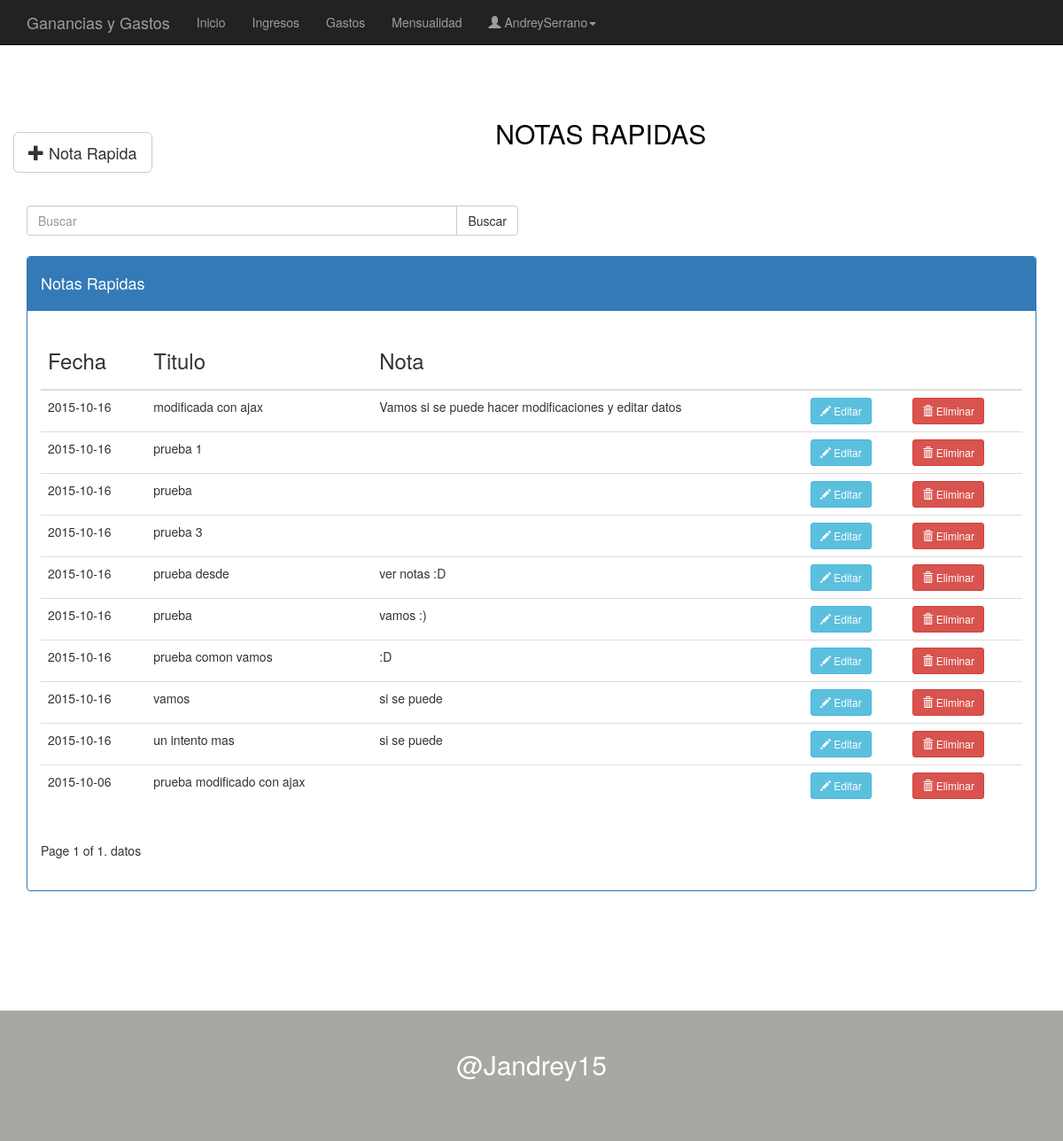
The app's page /ver-notas-rapidas/ (signed in), older data.
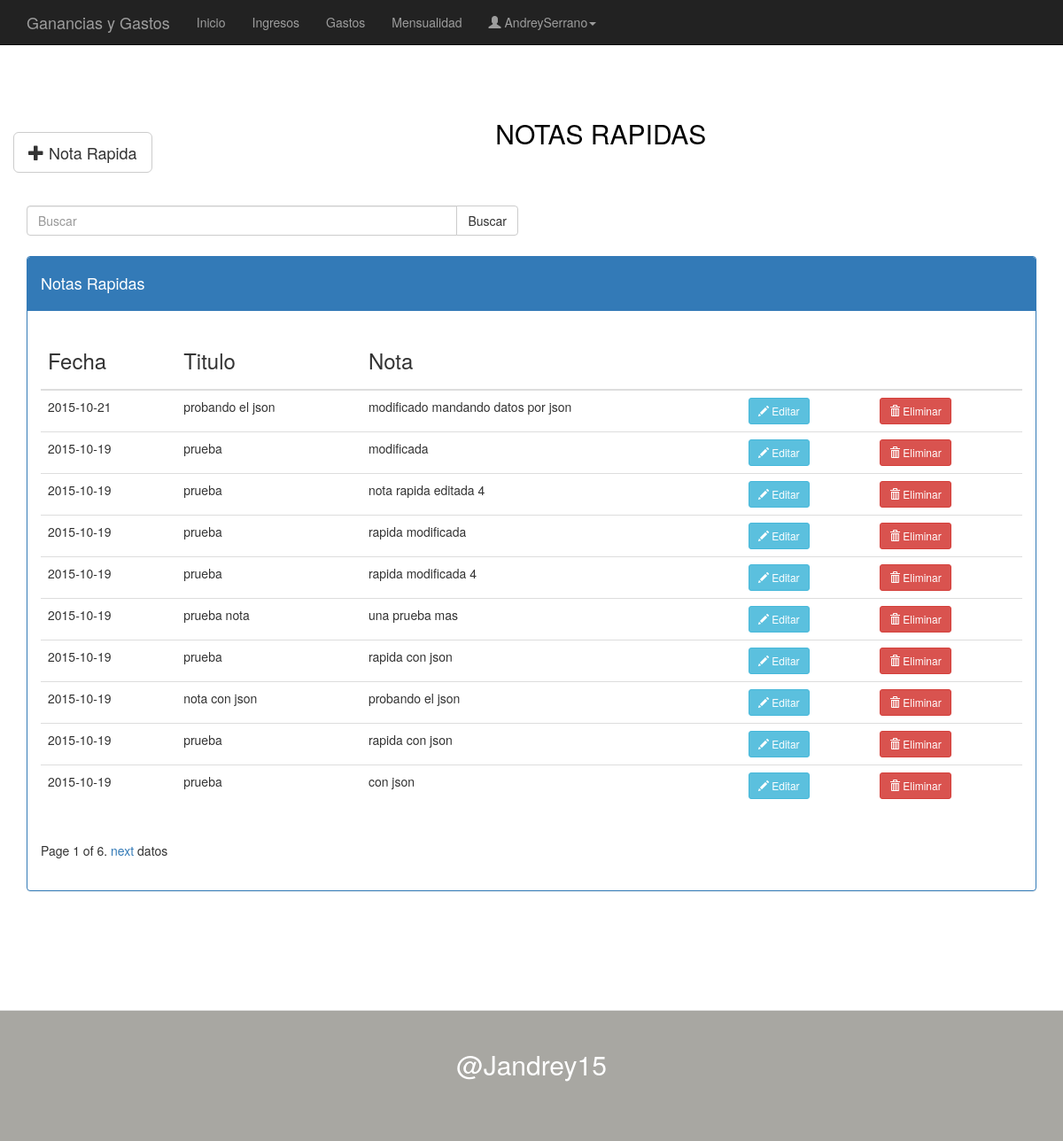
The same page, newer data.
### apps/notas/models.py (models this page shows, shortened)
class Notas(models.Model):
	fecha = models.DateField(blank=True)
	titulo = models.CharField(max_length=50, blank=True)
	nota = models.CharField(max_length=80, blank=True)
	usuario = models.ForeignKey(User)

### apps/notas/views.py (the view)
# urls.py: url(r'^ver-notas-rapidas/$', NotaRapida.as_view(), name = 'nota_rapida'),
class NotaRapida(CreateView,ListView):
	template_name = 'notas/notasRapidas.html'
	def get(self, request, *args, **kwargs):
		id_user = request.user.id
		notas = Notas.objects.filter(usuario__id=id_user).order_by('-fecha')
		paginator = Paginator(notas, 10)
		page = request.GET.get('page','1')
		try:datos = paginator.page(page )
		except PageNotAnInteger:
		 	datos = paginator.page(1)
		except EmptyPage:
			datos = paginator.page(paginator.num_pages)
		ctx = {'datos': datos}
		return render_to_response('notas/notasRapidas.html',ctx, context_instance=RequestContext(request))

### diarias/templates/notas/notasRapidas.html (shortened to what this page needs)
{% extends "base.html" %}
{% block cabezera %}
	{% if user.is_authenticated %}
	<div id="notaStyle">
		<a href="" class="btn btn-default btn-lg" data-toggle="modal" data-target="#mensaje">
		<span class="glyphicon glyphicon-plus" aria-hidden="true"></span> Nota Rapida</a>
	</div>
	{% else %}
		<script type="text/javascript">
			 window.location="http://localhost:8000/";
		</script>
	{% endif %}
{% endblock %}
{% block contenido %}
	<h2 id="titulos">NOTAS RAPIDAS</h2>
	<br>
	<div class="col-lg-6" id="buscador">
	    <div class="input-group">
	      <input type="text" class="form-control" id="buscar" placeholder="Buscar" autofocus>
	      <span class="input-group-btn">
	        <button class="btn btn-default" type="button">Buscar</button>
	      </span>
	    </div>
	</div>
	<article class="col-md-12">
		<div class="table-responsive panel panel-primary">
			<div class="panel-heading"><h4>Notas Rapidas</h4></div>
			<div class="panel-body">
			<table class="table table-hover">
				<thead>
					<tr>
						<th><h3>Fecha</h3></th>
						<th><h3>Titulo</h3></th>
						<th><h3>Nota</h3></th>
						<th></th>
						<th></th>
					</tr>
				</thead>
				<tbody id="FechaTituloNota">
					{% for registro in datos %}
							<tr>
								<td>{{registro.fecha|date:"Y-m-d"}}</td>
								<td>{{registro.titulo}}</td>
								<td>{{registro.nota}} </td>
								<td><a href=""  class="btn btn-info btn-sm" data-toggle="modal" data-target="#modificar" id="modificarNota"><span class="glyphicon glyphicon-pencil" aria-hidden="true"></span> Editar</a></td>
								<td><a href=""  class="btn btn-danger btn-sm" data-toggle="modal" data-target="#eliminar" id="eliminarNota"><span class="glyphicon glyphicon-trash" aria-hidden="true"></span> Eliminar</a></td>
							</tr>
					{% endfor %}
				</tbody>
			</table>
				<nav class="pagination">
				    <span class="step-links">
				        <span class="current">
				            Page {{ datos.number }} of {{ datos.paginator.num_pages }}.
				        </span>
				        {% if datos.has_next %}
				            <a href="?page={{ datos.next_page_number }}">next</a>
				        {% endif %}datos
				    </span>
				</nav>
			</div>
		</div>
	</article>
{% endblock %}

Row changes from the older to the newer data that the page shows:
no longer on this page (row unchanged): Notas: fecha "2015-10-16", titulo "modificada con ajax", nota "Vamos si se puede hacer modificaciones y editar datos"
removed Notas: fecha "2015-10-16", titulo "prueba 1"
removed Notas: fecha "2015-10-16", titulo "prueba 3"
no longer on this page (row unchanged): Notas: fecha "2015-10-16", titulo "prueba desde", nota "ver notas :D"
no longer on this page (row unchanged): Notas: fecha "2015-10-16", titulo "prueba", nota "vamos :)"
no longer on this page (row unchanged): Notas: fecha "2015-10-16", titulo "prueba comon vamos", nota ":D"
no longer on this page (row unchanged): Notas: fecha "2015-10-16", titulo "vamos", nota "si se puede"
no longer on this page (row unchanged): Notas: fecha "2015-10-16", titulo "un intento mas", nota "si se puede"
no longer on this page (row unchanged): Notas: fecha "2015-10-06", titulo "prueba modificado con ajax"
added Notas: fecha "2015-10-21", titulo "probando el json", nota "modificado mandando datos por json"
changed Notas: fecha "2015-10-16" → "2015-10-19"; nota (not shown) → "modificada"
added Notas: fecha "2015-10-19", titulo "prueba", nota "nota rapida editada 4"
added Notas: fecha "2015-10-19", titulo "prueba", nota "rapida modificada"
added Notas: fecha "2015-10-19", titulo "prueba", nota "rapida modificada 4"
added Notas: fecha "2015-10-19", titulo "prueba nota", nota "una prueba mas"
added Notas: fecha "2015-10-19", titulo "prueba", nota "rapida con json"
added Notas: fecha "2015-10-19", titulo "nota con json", nota "probando el json"
added Notas: fecha "2015-10-19", titulo "prueba", nota "rapida con json"
added Notas: fecha "2015-10-19", titulo "prueba", nota "con json"
Text that changed along with them:
{{ datos.paginator.num_pages }}: "1" → "6"
text now shown: "next"
